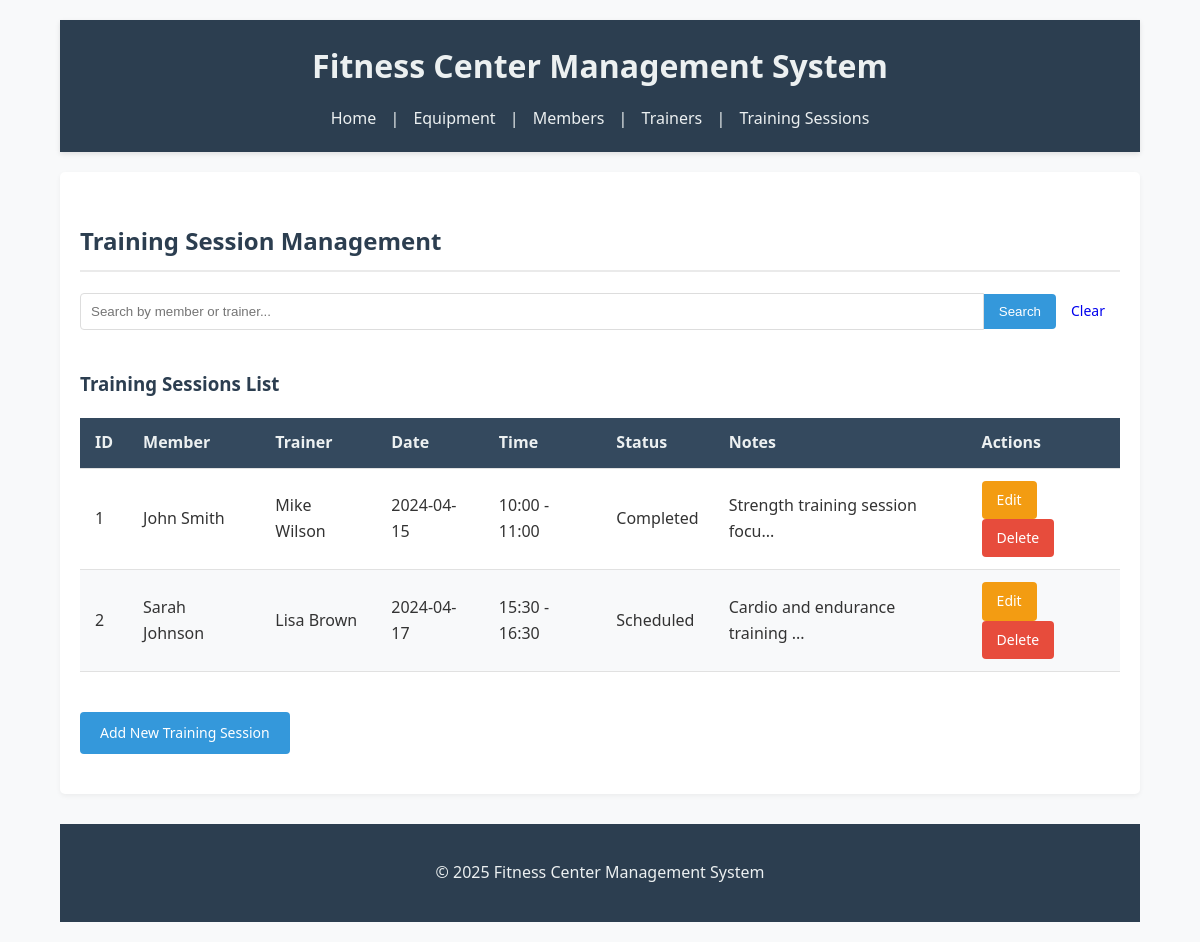
The app's page /?page=sessions with its own data.
### tables this page shows
CREATE TABLE sessions (
    id INT AUTO_INCREMENT PRIMARY KEY,
    member_id INT NOT NULL,
    trainer_id INT NOT NULL,
    session_date DATE NOT NULL,
    start_time TIME NOT NULL,
    end_time TIME NOT NULL,
    status ENUM('Scheduled', 'Completed', 'Cancelled') DEFAULT 'Scheduled',
    notes TEXT,
    FOREIGN KEY (member_id) REFERENCES members(id),
    FOREIGN KEY (trainer_id) REFERENCES trainers(id)
);

CREATE TABLE members (
    id INT AUTO_INCREMENT PRIMARY KEY,
    name VARCHAR(100) NOT NULL,
    email VARCHAR(100) UNIQUE,
    phone VARCHAR(15),
    membership_type ENUM('Basic', 'Standard', 'Premium') DEFAULT 'Basic',
    join_date DATE NOT NULL,
    expiry_date DATE NOT NULL
);

CREATE TABLE trainers (
    id INT AUTO_INCREMENT PRIMARY KEY,
    name VARCHAR(100) NOT NULL,
    email VARCHAR(100) UNIQUE,
    phone VARCHAR(15),
    specialization VARCHAR(100) NOT NULL
);

### config/db.php (called while the page is built, shortened)
<?php
class Database {
    private $host = "localhost";
    private $username = "root";
    private $password = "";
    private $dbname = "db_fitness";
    public function __construct() {
        try {
            $this->conn = new PDO("mysql:host=$this->host;dbname=$this->dbname", $this->username, $this->password);
        } catch (PDOException $e) {
            echo "Connection failed: " . $e->getMessage();
        }
    }
}
?>

### class/Session.php (called while the page is built, shortened)
<?php
require_once 'config/db.php';
class Session {
    private $db;
    public function __construct() {
        $this->db = (new Database())->conn;
    }
    public function getAllSessions() {
        $stmt = $this->db->query("SELECT s.*, m.name as member_name, t.name as trainer_name
                                 FROM sessions s
                                 JOIN members m ON s.member_id = m.id
                                 JOIN trainers t ON s.trainer_id = t.id
                                 ORDER BY s.id, s.session_date DESC, s.start_time ASC");
        return $stmt->fetchAll(PDO::FETCH_ASSOC);
    }
}
?>

### view/sessions.php (the view, shortened to what this page needs)
<h2>Training Session Management</h2>
<form method="GET" class="search-form">
    <input type="text" name="search" placeholder="Search by member or trainer..." value="<?= isset($_GET['search']) ? htmlspecialchars($_GET['search']) : '' ?>">
    <button type="submit">Search</button>
    <a href="?page=sessions" class="button">Clear</a>
</form>
<div class="table-container">
    <h3>Training Sessions List</h3>
    <table>
        <thead>
            <tr>
                <th>ID</th>
                <th>Member</th>
                <th>Trainer</th>
                <th>Date</th>
                <th>Time</th>
                <th>Status</th>
                <th>Notes</th>
                <th>Actions</th>
            </tr>
        </thead>
        <tbody>
            <?php if(empty($sessionsList)): ?>
                <tr>
                    <td colspan="8" class="no-data">No training sessions found.</td>
                </tr>
            <?php else: ?>
                <?php
                    usort($sessionsList, function ($a, $b) {
                        return $a['id'] <=> $b['id'];
                    });
                    ?>
                <?php foreach($sessionsList as $session): ?>
                <tr>
                    <td><?= $session['id'] ?></td>
                    <td><?= htmlspecialchars($session['member_name']) ?></td>
                    <td><?= htmlspecialchars($session['trainer_name']) ?></td>
                    <td><?= $session['session_date'] ?></td>
                    <td><?= substr($session['start_time'], 0, 5) ?> - <?= substr($session['end_time'], 0, 5) ?></td>
                    <td><?= $session['status'] ?></td>
                    <td><?= !empty($session['notes']) ? htmlspecialchars(substr($session['notes'], 0, 30)) . (strlen($session['notes']) > 30 ? '...' : '') : 'N/A' ?></td>
                    <td>
                        <a href="?page=sessions&action=edit&id=<?= $session['id'] ?>" class="button edit">Edit</a>
                        <a href="?page=sessions&action=delete&id=<?= $session['id'] ?>" class="button delete" onclick="return confirm('Are you sure you want to delete this session?')">Delete</a>
                    </td>
                </tr>
                <?php endforeach; ?>
            <?php endif; ?>
        </tbody>
    </table>
</div>
<?php if(isset($_GET['action']) && ($_GET['action'] == 'add' || $_GET['action'] == 'edit')): ?>
    <?php
    $isEdit = $_GET['action'] == 'edit';
    $formTitle = $isEdit ? 'Edit Training Session' : 'Add New Training Session';
    $sessionData = $isEdit && isset($editSession) ? $editSession : null;
    ?>
    <div class="form-container">
        <h3><?= $formTitle ?></h3>
        <form method="POST">
            <?php if($isEdit): ?>
                <input type="hidden" name="id" value="<?= $sessionData['id'] ?>">
            <?php endif; ?>
            <div class="form-group">
                <label for="member_id">Member:</label>
                <select id="member_id" name="member_id" required>
                    <option value="">-- Select Member --</option>
                    <?php foreach($allMembers as $member): ?>
                        <option value="<?= $member['id'] ?>" <?= $isEdit && $sessionData['member_id'] == $member['id'] ? 'selected' : '' ?>><?= htmlspecialchars($member['name']) ?></option>
                    <?php endforeach; ?>
                </select>
            </div>
            <div class="form-group">
                <label for="trainer_id">Trainer:</label>
                <select id="trainer_id" name="trainer_id" required>
                    <option value="">-- Select Trainer --</option>
                    <?php foreach($allTrainers as $trainer): ?>
                        <option value="<?= $trainer['id'] ?>" <?= $isEdit && $sessionData['trainer_id'] == $trainer['id'] ? 'selected' : '' ?>><?= htmlspecialchars($trainer['name']) ?> (<?= htmlspecialchars($trainer['specialization']) ?>)</option>
                    <?php endforeach; ?>
                </select>
            </div>
            <div class="form-group">
                <label for="session_date">Session Date:</label>
                <input type="date" id="session_date" name="session_date" required
                       value="<?= $isEdit ? $sessionData['session_date'] : date('Y-m-d') ?>">
            </div>
            <div class="form-group">
                <label for="start_time">Start Time:</label>
                <input type="time" id="start_time" name="start_time" required
                       value="<?= $isEdit ? $sessionData['start_time'] : '09:00' ?>">
            </div>
            <div class="form-group">
                <label for="end_time">End Time:</label>
                <input type="time" id="end_time" name="end_time" required
                       value="<?= $isEdit ? $sessionData['end_time'] : '10:00' ?>">
            </div>
            <div class="form-group">
                <label for="status">Status:</label>
                <select id="status" name="status" required>
                    <option value="Scheduled" <?= $isEdit && $sessionData['status'] == 'Scheduled' ? 'selected' : '' ?>>Scheduled</option>
                    <option value="Completed" <?= $isEdit && $sessionData['status'] == 'Completed' ? 'selected' : '' ?>>Completed</option>
                    <option value="Cancelled" <?= $isEdit && $sessionData['status'] == 'Cancelled' ? 'selected' : '' ?>>Cancelled</option>
                </select>
            </div>
            <div class="form-group">
                <label for="notes">Notes:</label>
                <textarea id="notes" name="notes" rows="3"><?= $isEdit ? htmlspecialchars($sessionData['notes']) : '' ?></textarea>
            </div>
            <div class="form-buttons">
                <button type="submit" name="<?= $isEdit ? 'update_session' : 'add_session' ?>" class="button submit">
                    <?= $isEdit ? 'Update Session' : 'Add Session' ?>
                </button>
                <a href="?page=sessions" class="button cancel">Cancel</a>
            </div>
        </form>
    </div>
<?php else: ?>
    <div class="add-new">
        <a href="?page=sessions&action=add" class="button add">Add New Training Session</a>
    </div>
<?php endif; ?>

### index.php (shortened to what this page needs)
<?php
require_once 'class/Session.php';
$equipment = new Equipment();
$member = new Member();
$trainer = new Trainer();
$session = new Session();
$page = isset($_GET['page']) ? $_GET['page'] : '';
$action = isset($_GET['action']) ? $_GET['action'] : '';
$searchKeyword = isset($_GET['search']) ? $_GET['search'] : '';
if ($page == 'equipment') {
    if (!empty($searchKeyword)) {
        $equipmentList = $equipment->searchEquipment($searchKeyword);
    } else {
        $equipmentList = $equipment->getAllEquipment();
    }
    if ($action == 'edit' && isset($_GET['id'])) {
        $editEquipment = $equipment->getEquipmentById($_GET['id']);
    }
} elseif ($page == 'sessions') {
    if (!empty($searchKeyword)) {
        $sessionsList = $session->searchSessions($searchKeyword);
    } else {
        $sessionsList = $session->getAllSessions();
    }
    $allMembers = $member->getAllMembers();
    $allTrainers = $trainer->getAllTrainers();
}
?>
<!DOCTYPE html>
<html lang="en">
<head>
    <link rel="stylesheet" href="style.css">
</head>
<body>
    <div class="container">
        <?php include 'view/header.php'; ?>
        <main>
            <?php if(empty($page)): ?>
                <div class="welcome">
                    <h2>Welcome to Fitness Center Management System</h2>
                    <p>Select an option from the navigation menu to manage equipment, members, trainers, or training sessions.</p>
                    <div class="dashboard-cards">
                        <div class="card">
                            <h3>Equipment</h3>
                            <p>Manage all fitness equipment in the center.</p>
                            <a href="?page=equipment" class="button">View Equipment</a>
                        </div>
                        <div class="card">
                            <h3>Members</h3>
                            <p>Manage all member accounts and memberships.</p>
                            <a href="?page=members" class="button">View Members</a>
                        </div>
                        <div class="card">
                            <h3>Trainers</h3>
                            <p>Manage all fitness trainers and their specializations.</p>
                            <a href="?page=trainers" class="button">View Trainers</a>
                        </div>
                        <div class="card">
                            <h3>Training Sessions</h3>
                            <p>Schedule and manage training sessions.</p>
                            <a href="?page=sessions" class="button">View Sessions</a>
                        </div>
                    </div>
                </div>
            <?php else: ?>
                <?php
                    switch ($page) {
                        case 'sessions':
                            include 'view/sessions.php';
                            break;
                    }
                ?>
            <?php endif; ?>
        </main>
        <?php include 'view/footer.php'; ?>
    </div>
</body>
</html>

### view/header.php
<header>
    <h1>Fitness Center Management System</h1>
    <nav>
        <a href="index.php">Home</a> |
        <a href="?page=equipment">Equipment</a> |
        <a href="?page=members">Members</a> |
        <a href="?page=trainers">Trainers</a> |
        <a href="?page=sessions">Training Sessions</a>
    </nav>
</header>

### view/footer.php
<footer>
    <p>&copy; 2025 Fitness Center Management System</p>
</footer>

### style.css (style rules this page uses)
body { font-family: 'Segoe UI', Tahoma, Geneva, Verdana, sans-serif; line-height: 1.6; color: #333; margin: 0; padding: 0; background-color: #f8f9fa; }
.container { width: 90%; max-width: 1200px; margin: 0 auto; padding: 20px; }
h1, h2, h3 { font-weight: 600; color: #2c3e50; }
h1 { margin-bottom: 5px; }
h2 { border-bottom: 2px solid #eaeaea; padding-bottom: 10px; margin-top: 30px; }
header { background-color: #2c3e50; color: #ecf0f1; padding: 20px 0; text-align: center; box-shadow: 0 2px 5px rgba(0, 0, 0, 0.1); }
header h1 { margin: 0; color: #ecf0f1; }
nav { margin-top: 15px; }
nav a { color: #ecf0f1; text-decoration: none; margin: 0 10px; font-weight: 500; transition: color 0.3s; }
main { background: #fff; padding: 20px; margin: 20px 0; border-radius: 5px; box-shadow: 0 2px 5px rgba(0, 0, 0, 0.05); }
footer { text-align: center; padding: 20px 0; margin-top: 30px; background-color: #2c3e50; color: #ecf0f1; }
.table-container { margin: 20px 0; overflow-x: auto; }
table { width: 100%; border-collapse: collapse; margin-bottom: 20px; }
th, td { padding: 12px 15px; text-align: left; border-bottom: 1px solid #e1e1e1; }
th { background-color: #34495e; color: #ecf0f1; font-weight: 600; }
tr:nth-child(even) { background-color: #f8f9fa; }
.search-form { margin: 20px 0; display: flex; align-items: center; }
.search-form input[type="text"] { flex: 1; padding: 10px; border: 1px solid #ddd; border-radius: 4px 0 0 4px; }
.search-form button { padding: 10px 15px; background-color: #3498db; color: white; border: none; border-radius: 0 4px 4px 0; cursor: pointer; }
.button { display: inline-block; padding: 8px 15px; border: none; border-radius: 4px; text-decoration: none; font-size: 14px; font-weight: 500; cursor: pointer; transition: background-color 0.3s; }
.button.add { background-color: #3498db; color: white; padding: 10px 20px; }
.button.edit { background-color: #f39c12; color: white; }
.button.delete { background-color: #e74c3c; color: white; }
.add-new { margin: 20px 0; }

### records on screen
sessions: id "1", member.name "John Smith", trainer.name "Mike Wilson", session_date "2024-04-15", start_time "10:00", end_time "11:00", status "Completed", notes "Strength training session focu"
sessions: id "2", member.name "Sarah Johnson", trainer.name "Lisa Brown", session_date "2024-04-17", start_time "15:30", end_time "16:30", status "Scheduled", notes "Cardio and endurance training"
